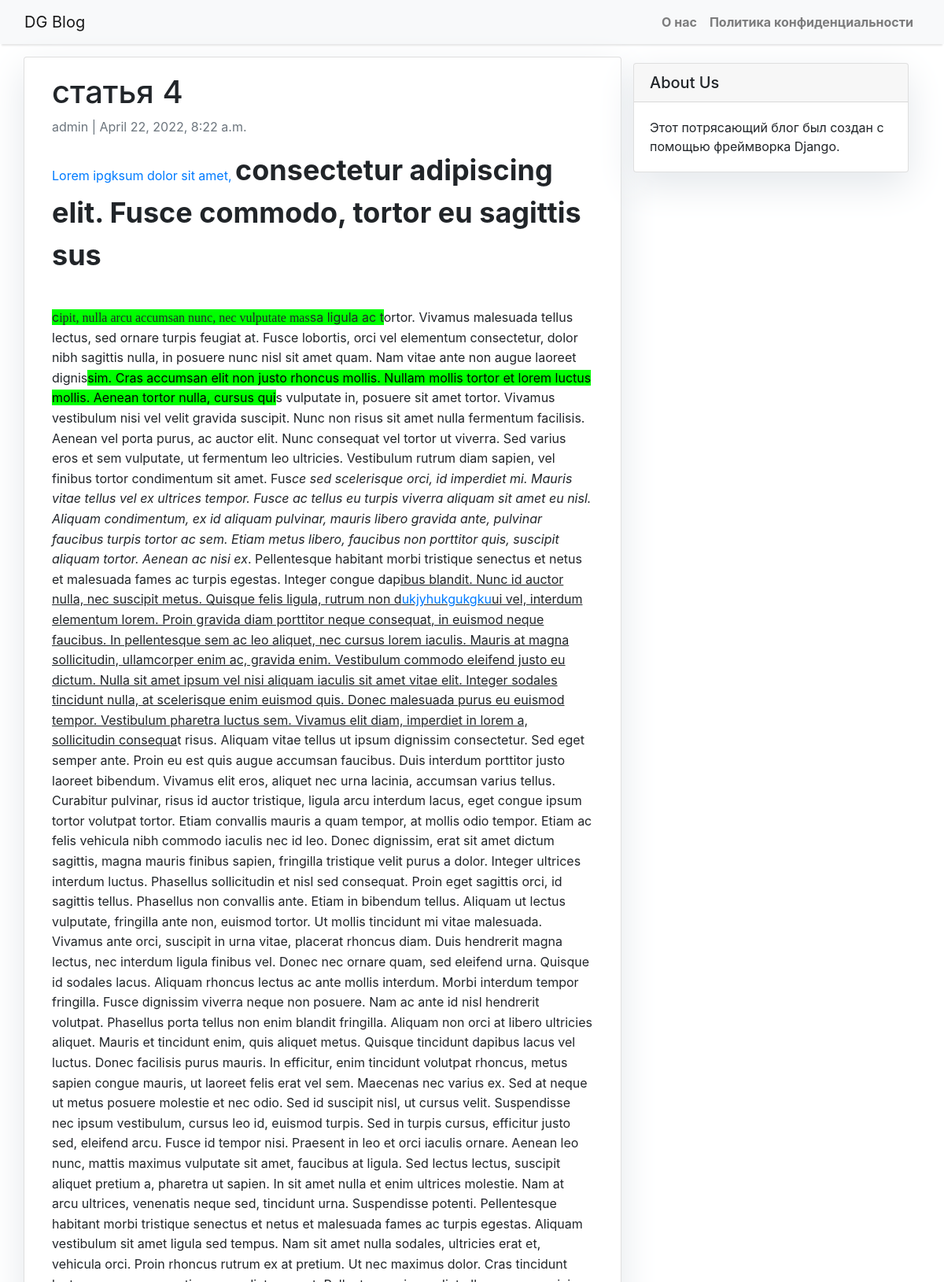
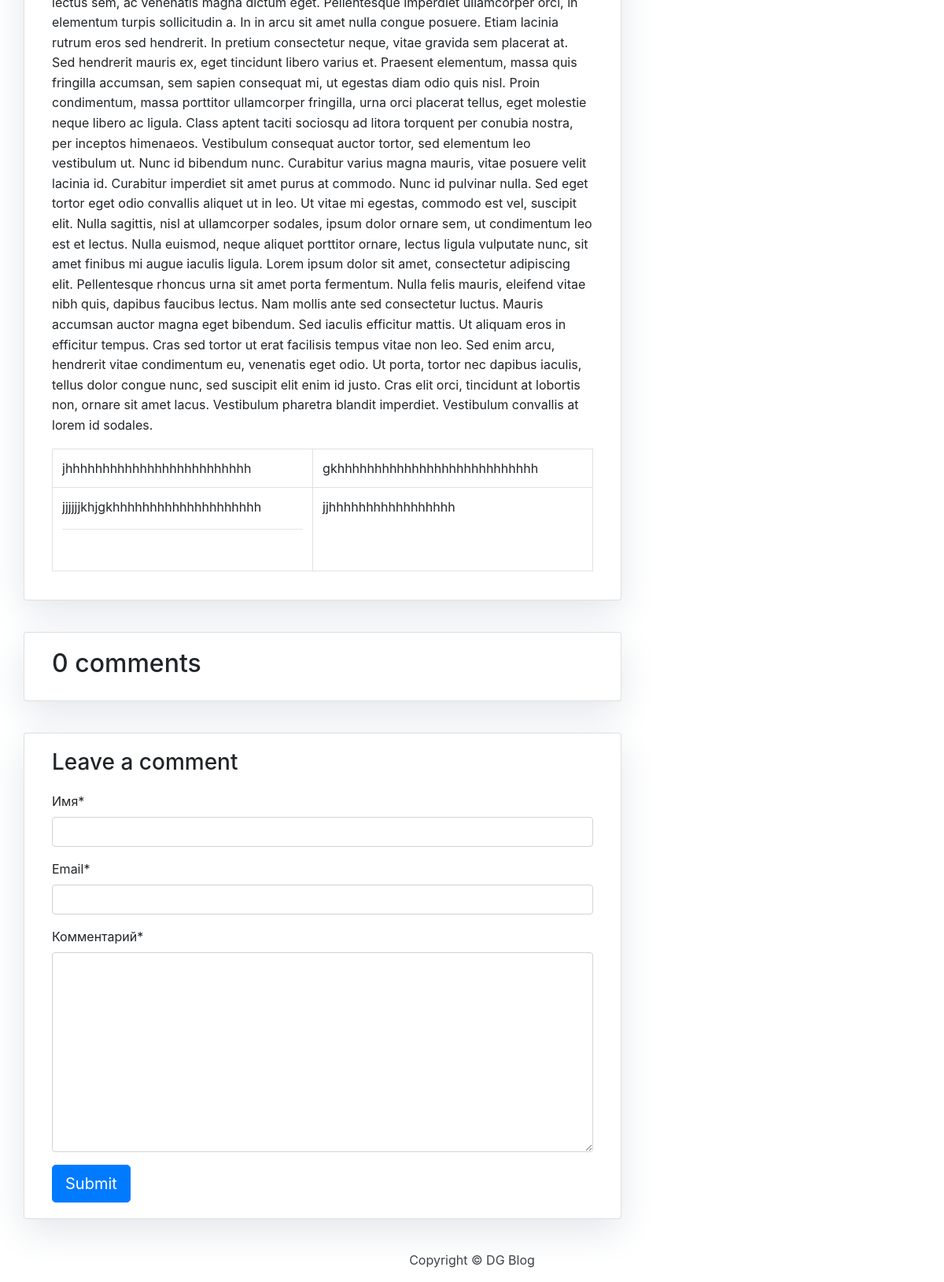
The app's page /statya-4/ with its own data (2 pictures, top to bottom).
### blog/models.py (models this page shows, shortened)
class Post(models.Model):
    title = models.CharField('Заголовок', max_length=200, unique=True)
    slug = models.SlugField(max_length=200, unique=True, allow_unicode = False)
    author = models.ForeignKey(User, on_delete= models.CASCADE,related_name='blog_posts')
    updated_on = models.DateTimeField('Время обновления',auto_now= True)
    content = models.TextField('Текст')
    created_on = models.DateTimeField('Время создания', auto_now_add=True)
    status = models.IntegerField('Статус', choices=STATUS, default=0)
    class Meta:
        ordering = ['-created_on']

### blog/views.py (the view)
# urls.py: path("<slug:slug>/", views.post_detail, name="post_detail"),
def post_detail(request, slug):
    template_name = 'post_detail.html'
    post = get_object_or_404(Post, slug=slug)
    comments = post.comments.filter(active=True).order_by("-created_on")
    new_comment = None
    if request.method == 'POST':
        comment_form = CommentForm(data=request.POST)
        if comment_form.is_valid():
            new_comment = comment_form.save(commit=False)
            new_comment.post = post
            new_comment.save()
    else:
        comment_form = CommentForm()
    return render(request, template_name, {'post': post,
                                           'comments': comments,
                                           'new_comment': new_comment,
                                           'comment_form': comment_form})

### blog/forms.py
class CommentForm(forms.ModelForm):
    class Meta:
        model = Comment
        fields = ("name", "email", "body")

### templates/post_detail.html (shortened to what this page needs)
{% extends 'base.html' %} {% block content %}
{% load crispy_forms_tags %}
<div class="container">
  <div class="row">
    <div class="col-md-8 card mb-4  mt-3 left  top">
      <div class="card-body">
        <h1>{% block title %} {{ post.title }} {% endblock title %}</h1>
        <p class=" text-muted">{{ post.author }} | {{ post.created_on }}</p>
        <p class="card-text ">{{ post.content | safe }}</p>
      </div>
    </div>
    {% block sidebar %} {% include 'sidebar.html' %} {% endblock sidebar %}
    <div class="col-md-8 card mb-4  mt-3 ">
      <div class="card-body">
        <h2>{{ comments.count }} comments</h2>
      </div>
    </div>
    <div class="col-md-8 card mb-4  mt-3 ">
      <div class="card-body">
        {% if new_comment %}
        <div class="alert alert-success" role="alert">
          Your comment is awaiting moderation
        </div>
        {% else %}
        <h3>Leave a comment</h3>
        <form method="post" style="margin-top: 1.3em;">
          {{ comment_form | crispy }}
          <button type="submit" class="btn btn-primary  btn-lg">Submit</button>
        </form>
        {% endif %}
      </div>
    </div>
  </div>
</div>
{% endblock content %}

### templates/base.html (shortened to what this page needs)
{% load static %}
<!DOCTYPE html>
<html>
    <head>
        <link rel="stylesheet" href="{% static 'css/base.css' %}">
        <link rel="stylesheet" href="https://maxcdn.bootstrapcdn.com/bootstrap/4.0.0/css/bootstrap.min.css"
 />
    </head>
    <body>
        <nav class="navbar navbar-expand-lg navbar-light bg-light shadow" id="mainNav">
            <div class="container-fluid">
                <a class="navbar-brand" href="{% url 'home' %}">DG Blog</a>
                <div class="collapse navbar-collapse" id="navbarResponsive">
                    <ul class="navbar-nav ml-auto">
                        <li class="nav-item text-black">
                            <a class="nav-link text-black font-weight-bold" href="#">О нас</a>
                        </li>
                        <li class="nav-item text-black">
                            <a class="nav-link text-black font-weight-bold" href="#">Политика конфиденциальности</a>
                        </li>
                    </ul>
                </div>
            </div>
        </nav>
        {% block content %}{% endblock content %}
        <footer class="py-3 bg-grey">
            <p class="m-0 text-dark text-center ">Copyright &copy; DG Blog</p>
        </footer>
    </body>
</html>

### templates/sidebar.html (shortened to what this page needs)
{% block sidebar %}
<div class="col-md-4 float-right ">
<div class="card my-4">
        <h5 class="card-header">About Us</h5>
    <div class="card-body">
        <p class="card-text">Этот потрясающий блог был создан с помощью фреймворка Django.</p>
    </div>
</div>
</div>
{% endblock sidebar %}

### static/css/base.css (style rules this page uses)
body { font-family: "Roboto", sans-serif; font-size: 17px; background-color: #fdfdfd; }
.shadow { box-shadow: 0 4px 2px -2px rgba(0, 0, 0, 0.1); }
.card { box-shadow: 0 16px 48px #E3E7EB; }

### templates/sidebar.html (style rules this page uses)
.card { box-shadow: 0 16px 48px #E3E7EB; }

### records on screen
Post: title "статья 4", author "admin", created_on "April 22, 2022, 8:22 a.m.", content "Lorem ipgksum dolor sit amet, consectetur adipiscing elit. Fusce commodo, tortor eu sagittis sus c ipit, nulla arcu accumsan nunc, nec vulputate mas sa ligula ac t ortor. Vivamus malesuada tellus lectus, sed ornare turpis feugiat at. Fusce lobortis, orci vel elementum consectetur, dolor nibh sagittis nulla, in posuere nunc nisl sit amet quam. Nam vitae ante non augue laoreet dignis sim. Cras accumsan elit non justo rhoncus mollis. Nullam mollis tortor et lorem luctus mollis. Aenean tortor nulla, cursus qui s vulputate in, posuere sit amet tortor. Vivamus vestibulum nisi vel velit gravida suscipit. Nunc non risus sit amet nulla fermentum facilisis. Aenean vel porta purus, ac auctor elit.…"

### other values on screen
{{ comments.count }} "0"
